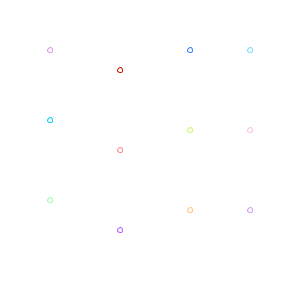
Frame 1 (no input)
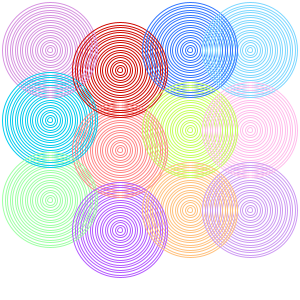
Frame 60 (the mouse pressed at the canvas centre just before this capture)
Frame 120 (the mouse held since frame 60 and released just before this capture): identical to frame 60, image omitted

The Processing sketch that drew these frames (run headless with seeded random() and noise(); from frame 60 on, the mouse is pressed at the canvas centre):

// Processing sketch: processing_79844
// ── processing_79844.pde

int diameter = 5;

void setup()
{
background(255,255,255);
size(300,300);
noFill();
frameRate(12);
}
void draw(){
if (diameter<100){
  stroke(255,134,134);
  ellipse(120,150,diameter,diameter);
  stroke(214,147,224);
  ellipse(50,50,diameter,diameter);
  stroke(0,203,237);
  ellipse(50,120,diameter,diameter);
  stroke(157,255,163);
  ellipse(50,200,diameter,diameter);
  stroke(206,7,0);
  ellipse(120,70,diameter,diameter);
  stroke(179,88,255);
  ellipse(120,230,diameter,diameter);
  stroke(49,119,255);
  ellipse(190,50,diameter,diameter);
  stroke(197,255,90);
  ellipse(190,130,diameter,diameter);
  stroke(255,192,124);
  ellipse(190,210,diameter,diameter);
  stroke(124,214,255);
  ellipse(250,50,diameter,diameter);
  stroke(255,188,235);
  ellipse(250,130,diameter,diameter);
  stroke(205,154,242);
  ellipse(250,210,diameter,diameter);
  diameter = diameter + 5;}
}
